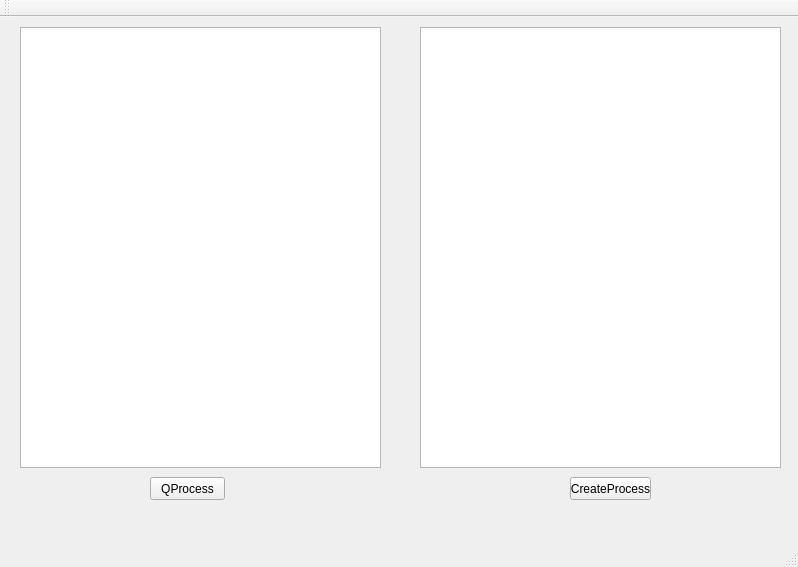
<?xml version="1.0" encoding="UTF-8"?>
<ui version="4.0">
 <class>MainWindow</class>
 <widget class="QMainWindow" name="MainWindow">
  <property name="geometry">
   <rect>
    <x>0</x>
    <y>0</y>
    <width>798</width>
    <height>567</height>
   </rect>
  </property>
  <property name="windowTitle">
   <string>MainWindow</string>
  </property>
  <widget class="QWidget" name="centralWidget">
   <widget class="QPushButton" name="pushButton">
    <property name="geometry">
     <rect>
      <x>150</x>
      <y>460</y>
      <width>75</width>
      <height>23</height>
     </rect>
    </property>
    <property name="text">
     <string>QProcess</string>
    </property>
   </widget>
   <widget class="QPushButton" name="pushButton_2">
    <property name="geometry">
     <rect>
      <x>570</x>
      <y>460</y>
      <width>81</width>
      <height>23</height>
     </rect>
    </property>
    <property name="text">
     <string>CreateProcess</string>
    </property>
   </widget>
   <widget class="QTextEdit" name="textEditQProcess">
    <property name="geometry">
     <rect>
      <x>20</x>
      <y>10</y>
      <width>361</width>
      <height>441</height>
     </rect>
    </property>
   </widget>
   <widget class="QTextEdit" name="textEditCreateProcess">
    <property name="geometry">
     <rect>
      <x>420</x>
      <y>10</y>
      <width>361</width>
      <height>441</height>
     </rect>
    </property>
   </widget>
  </widget>
  <widget class="QMenuBar" name="menuBar">
   <property name="geometry">
    <rect>
     <x>0</x>
     <y>0</y>
     <width>798</width>
     <height>21</height>
    </rect>
   </property>
  </widget>
  <widget class="QToolBar" name="mainToolBar">
   <attribute name="toolBarArea">
    <enum>TopToolBarArea</enum>
   </attribute>
   <attribute name="toolBarBreak">
    <bool>false</bool>
   </attribute>
  </widget>
  <widget class="QStatusBar" name="statusBar"/>
 </widget>
 <layoutdefault spacing="6" margin="11"/>
 <resources/>
 <connections/>
</ui>
